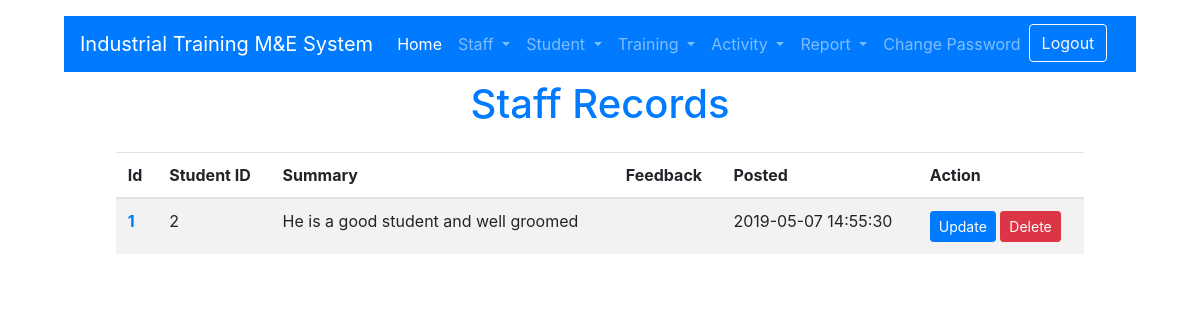
/SchoolSupervisor/Report/view.php, run on the app's committed database.
### tables this page shows
CREATE TABLE `report` (
  `id` int(11) NOT NULL,
  `student` int(11) NOT NULL,
  `industrysupervisor` int(11) NOT NULL,
  `summary` text NOT NULL,
  `feedback` text NOT NULL,
  `posted` timestamp NOT NULL DEFAULT CURRENT_TIMESTAMP
);

### SchoolSupervisor/Report/view.php (the view, shortened to what this page needs)
<doctype html>
<html lang="en">
  <head>
    <link rel="stylesheet" href="../../css/bootstrap.min.css">
  </head>
  <body>
    <div class="container-fluid p-3">
        <?php  include "../navbar.php"; ?>
        <div class="row justify-content-center text-primary"><h1>Staff Records</h1></div>
     <div class="row">
         <div class="col-lg-10 offset-md-1 pt-3 text-center">
             <table class="table table-striped table-hover">
                 <thead >
                <tr>
                  <th scope="col">Id</th>
                  <th scope="col">Student ID</th>
                  <th scope="col">Summary</th>
                  <th scope="col">Feedback</th>
                  <th scope="col">Posted</th>
                  <th scope="col">Action</th>
                </tr>
              </thead><tbody>
             <?php
              $sql="SELECT * FROM report";
              $result=$conn->query($sql);
              if($result->num_rows > 0){
                   while($row=$result->fetch_assoc()){
                     echo ' <tr>
                  <th scope="row" class="text-primary">'.$row['id'].'</th>
                  <td >'.$row['student'].'</td>
                  <td >'.$row['summary'].'</td>
                  <td >'.$row['feedback'].'</td>
                  <td >'.$row['posted'].'</td>
                  <td >
                      <a href="update.php?id='.$row['id'].'" class="btn btn-sm btn-primary">Update</a>
                      <a href="delete.php?delete='.$row['id'].'" class="btn btn-sm btn-danger">Delete</a>
                  </td>
                </tr>';
                 }
              }else{
                   echo '<div class="alert alert-danger">'.$conn->error.'</div>';
              }
               ?>
                  </tbody>
                  </table>
         </div>
    </div>
    </div>
  </body>
</html>

### data on the page
report: id "1", student "2", summary "He is a good student and well groomed", posted "2019-05-07 14:55:30"
